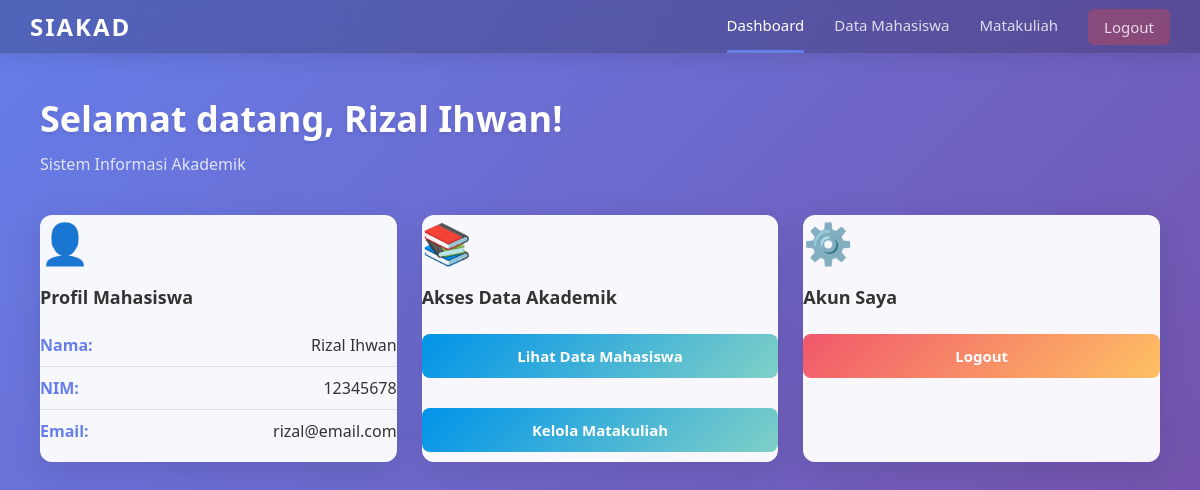
/dashboard.php (signed in), run on the app's committed database.
### tables this page shows
CREATE TABLE `mahasiswa` (
  `id` int(11) NOT NULL,
  `username` varchar(50) NOT NULL,
  `password` varchar(255) NOT NULL,
  `nama` varchar(100) NOT NULL,
  `nim` varchar(20) NOT NULL,
  `email` varchar(100) DEFAULT NULL
);

### dashboard.php (the view, shortened to what this page needs)
<?php
require_once 'config.php';
$mahasiswa_id = $_SESSION['mahasiswa_id'];
try {
    $stmt = $pdo->prepare("SELECT nama, nim, email FROM mahasiswa WHERE id = ?");
    $stmt->execute([$mahasiswa_id]);
    $mahasiswa = $stmt->fetch(PDO::FETCH_ASSOC);
} catch (PDOException $e) {
    session_destroy();
    header("Location: index.php?error=Terjadi kesalahan sistem");
    exit();
}
?>
<!DOCTYPE html>
<html lang="id">
<head>
    <link rel="stylesheet" href="style.css">
</head>
<body>
    <div class="main-container">
        <nav class="navbar">
            <div class="navbar-brand">
                <h2>SIAKAD</h2>
            </div>
            <div class="navbar-menu">
                <a href="dashboard.php" class="nav-link active">Dashboard</a>
                <a href="mahasiswa.php" class="nav-link">Data Mahasiswa</a>
                <a href="matakuliah.php" class="nav-link">Matakuliah</a>
                <a href="logout.php" class="nav-link logout">Logout</a>
            </div>
        </nav>
        <div class="content">
            <div class="page-header">
                <h1>Selamat datang, <?php echo htmlspecialchars($mahasiswa['nama']); ?>!</h1>
                <p>Sistem Informasi Akademik</p>
            </div>
            <div class="dashboard-grid">
                <div class="card">
                    <div class="card-icon">👤</div>
                    <h3>Profil Mahasiswa</h3>
                    <div class="info-item">
                        <span class="label">Nama:</span>
                        <span class="value"><?php echo htmlspecialchars($mahasiswa['nama']); ?></span>
                    </div>
                    <div class="info-item">
                        <span class="label">NIM:</span>
                        <span class="value"><?php echo htmlspecialchars($mahasiswa['nim']); ?></span>
                    </div>
                    <div class="info-item">
                        <span class="label">Email:</span>
                        <span class="value"><?php echo htmlspecialchars($mahasiswa['email']); ?></span>
                    </div>
                </div>
                <div class="card">
                    <div class="card-icon">📚</div>
                    <h3>Akses Data Akademik</h3>
                    <div class="card-actions">
                        <a href="mahasiswa.php" class="btn btn-info">Lihat Data Mahasiswa</a>
                        <a href="matakuliah.php" class="btn btn-info">Kelola Matakuliah</a>
                    </div>
                </div>
                <div class="card">
                    <div class="card-icon">⚙️</div>
                    <h3>Akun Saya</h3>
                    <div class="card-actions">
                        <a href="logout.php" class="btn btn-danger">Logout</a>
                    </div>
                </div>
            </div>
        </div>
    </div>
</body>
</html>

### style.css (style rules this page uses)
* { margin: 0; padding: 0; box-sizing: border-box; }
body { font-family: 'Segoe UI', Tahoma, Geneva, Verdana, sans-serif; background: linear-gradient(135deg, #667eea 0%, #764ba2 100%); min-height: 100vh; color: #333; }
h1 { margin-bottom: 30px; color: #fff; font-size: 28px; font-weight: 300; text-shadow: 0 2px 4px rgba(0, 0, 0, 0.1); }
h2 { color: #fff; font-size: 24px; margin-bottom: 10px; }
h3 { color: #333; font-size: 18px; margin-bottom: 15px; font-weight: 600; }
.btn { padding: 12px 24px; background: linear-gradient(135deg, #667eea 0%, #764ba2 100%); color: white; border: none; border-radius: 8px; font-size: 15px; font-weight: 600; cursor: pointer; transition: all 0.3s ease; text-decoration: none; display: inline-block; text-align: center; }
.btn-info { background: linear-gradient(135deg, #0093E9 0%, #80D0C7 100%); display: block; margin: 10px 0; }
.btn-danger { background: linear-gradient(135deg, #F1576C 0%, #FEC163 100%); display: block; margin: 10px 0; }
.main-container { display: flex; min-height: 100vh; flex-direction: column; }
.navbar { background: rgba(0, 0, 0, 0.2); backdrop-filter: blur(10px); padding: 0 30px; display: flex; justify-content: space-between; align-items: center; box-shadow: 0 4px 20px rgba(0, 0, 0, 0.1); border-bottom: 1px solid rgba(255, 255, 255, 0.1); }
.navbar-brand h2 { color: #fff; font-size: 24px; margin: 0; font-weight: 700; letter-spacing: 2px; }
.navbar-menu { display: flex; gap: 30px; align-items: center; }
.nav-link { color: rgba(255, 255, 255, 0.8); text-decoration: none; font-weight: 500; padding: 15px 0; border-bottom: 3px solid transparent; transition: all 0.3s ease; font-size: 15px; }
.nav-link.active { color: #fff; border-bottom-color: #667eea; }
.nav-link.logout { background: rgba(244, 67, 54, 0.3); padding: 8px 16px; border-radius: 6px; border-bottom: none; }
.content { flex: 1; padding: 40px; max-width: 1200px; width: 100%; margin: 0 auto; }
.page-header { margin-bottom: 40px; color: #fff; }
.page-header h1 { font-size: 36px; margin-bottom: 10px; font-weight: 600; }
.page-header p { font-size: 16px; color: rgba(255, 255, 255, 0.8); }
.card { background: rgba(255, 255, 255, 0.95); border-radius: 12px; box-shadow: 0 8px 32px rgba(0, 0, 0, 0.1); overflow: hidden; margin-bottom: 20px; transition: transform 0.3s ease, box-shadow 0.3s ease; }
.card-icon { font-size: 40px; margin-bottom: 15px; }
.card-actions { display: flex; flex-direction: column; gap: 10px; }
.dashboard-grid { display: grid; grid-template-columns: repeat(auto-fit, minmax(300px, 1fr)); gap: 25px; }
.info-item { display: flex; justify-content: space-between; padding: 12px 0; border-bottom: 1px solid #eee; }
.info-item:last-child { border-bottom: none; }
.info-item .label { font-weight: 600; color: #667eea; }
.info-item .value { color: #333; }
.info-item { display: flex; justify-content: space-between; align-items: center; padding: 10px 0; border-bottom: 1px solid rgba(0, 0, 0, 0.1); }
.label { font-weight: 600; color: #555; font-size: 16px; }
.value { font-weight: 500; color: #333; font-size: 16px; text-align: right; }

### data on the page
mahasiswa: nama "Rizal Ihwan", nim "12345678", email "rizal@email.com"
